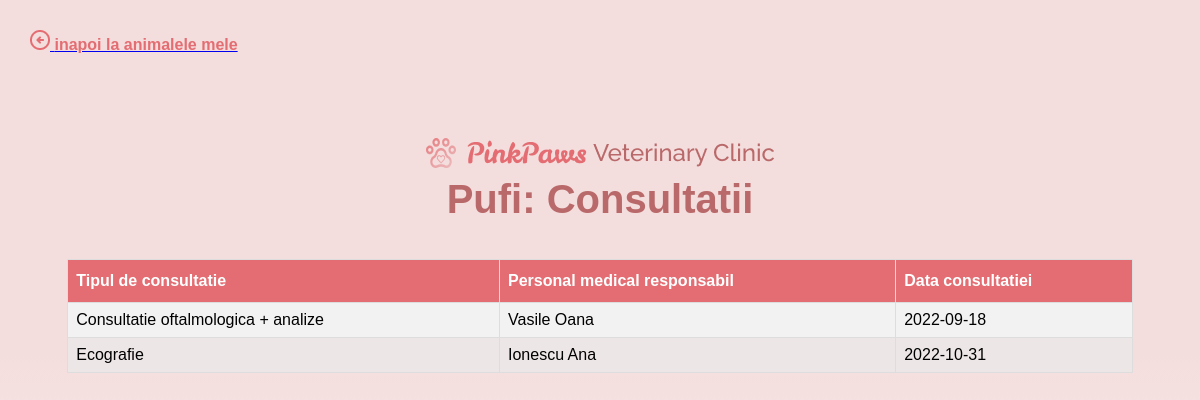
The page /Proiect_BD_Cabinet_Veterinar/consultatii.php?id_c=5 (signed in) on the database its author committed.
### tables this page shows
CREATE TABLE `pacienti` (
  `id_pacient` int(11) NOT NULL,
  `id_stapan` int(11) NOT NULL,
  `numep` varchar(50) NOT NULL,
  `specie` varchar(50) NOT NULL,
  `rasa` varchar(50) NOT NULL,
  `data_nasterii` date NOT NULL,
  `sex` char(1) NOT NULL,
  `greutate` float NOT NULL
);

CREATE TABLE `personal_medical` (
  `id_personal` int(11) NOT NULL,
  `id_specializare` int(11) NOT NULL,
  `grad_medical` varchar(50) NOT NULL,
  `nume` varchar(50) NOT NULL,
  `prenume` varchar(50) NOT NULL,
  `CNP` char(13) NOT NULL,
  `nr_telefon` varchar(20) NOT NULL,
  `e_mail` varchar(50) NOT NULL
);

CREATE TABLE `tip_consultatii` (
  `id_consultatie` int(11) NOT NULL,
  `id_personal` int(11) NOT NULL,
  `descriere` varchar(200) NOT NULL
);

CREATE TABLE `consultatii_pacienti` (
  `id_c_p` int(11) NOT NULL,
  `id_consultatie` int(11) NOT NULL,
  `id_pacient` int(11) NOT NULL,
  `data_consultatie` date NOT NULL
);

### Proiect_BD_Cabinet_Veterinar/consultatii.php (the view, shortened to what this page needs)
<?php
	include("connection.php");
	$query = "select * from PACIENTI where id_pacient = '$_GET[id_c]' limit 1";
	$result = mysqli_query($con, $query);
	$pacient = mysqli_fetch_assoc($result);
?>
<!DOCTYPE html>
<html>
<head>
<link rel="stylesheet" href="my_style.css">
</head>
<body class="bkg2">
<poz_sageata><a href="animale.php"><img src="img\sageata.png" alt="sageata"><text_inapoi_la> inapoi la animalele mele</text_inapoi_la></a></poz_sageata>
<br><br><br><br><br><br><br>
<center><img src="img\titlu1.png" alt="logo clinica"></center>
<center><titlu_homepage><?php echo $pacient['numep']?>: Consultatii</titlu_homepage></center>
<br><br>
<center><table id="customers">
        <thead>
			<tr>
				<th>Tipul de consultatie</th>
				<th>Personal medical responsabil</th>
				<th>Data consultatiei</th>
			</tr>
		</thead>
        <tbody>
            <?php
			$id = $pacient['id_pacient'];
			$sql1 = "SELECT descriere, P.nume, P.prenume, C.data_consultatie
					FROM personal_medical P inner join tip_consultatii T on P.id_personal = T.id_personal
								 inner join consultatii_pacienti C  on C.id_consultatie = T.id_consultatie
								 inner join Pacienti Pa on Pa.id_pacient = C.id_pacient
					WHERE Pa.id_pacient ='$id'";
			$result = $con->query($sql1);
			while($row = $result->fetch_assoc()) {
                echo "<tr>
                    <td>" . $row["descriere"] . "</td>
                    <td>" . $row["nume"] . " " . $row["prenume"] . "</td>
                    <td>" . $row["data_consultatie"] . "</td>
                </tr>";
			}
            ?>
        </tbody>
    </table></center>
<br><br><br><br><br><br><br><br><br><br><br><br><br><br><br><br><br><br><br><br><br><br>
</body>
</html>

### Proiect_BD_Cabinet_Veterinar/my_style.css (style rules this page uses)
#customers { font-family: Raleway, sans-serif; border-collapse: collapse; width: 90%; }
#customers td, #customers th { border: 1px solid #ddd; padding: 8px; }
#customers tr:nth-child(even) { background-color: #ede6e6; }
#customers tr:nth-child(odd) { background-color: #f2f2f2; }
#customers th { padding-top: 12px; padding-bottom: 12px; text-align: left; background-color: #E36D72; color: white; }
.bkg2 { background: linear-gradient(180deg, #F4DDDD 45.66%, #FFFFFF 100%); }
titlu_homepage { font-family: 'Raleway', sans-serif; font-style: normal; font-weight: 700; font-size: 40px; line-height: 47px; text-align: center; color: #B96969; }
text_inapoi_la { font-family: 'Raleway', sans-serif; font-style: normal; font-weight: 600; font-size: 16px; line-height: 19px; color: #E36D72; }
poz_sageata { position: absolute; left: 30px; top: 30px; }

### rows shown on the page
pacienti: numep "Pufi"
personal_medical: tip_consultatii.descriere "Consultatie oftalmologica + analize", nume "Vasile", prenume "Oana", consultatii_pacienti.data_consultatie "2022-09-18"
personal_medical: tip_consultatii.descriere "Ecografie", nume "Ionescu", prenume "Ana", consultatii_pacienti.data_consultatie "2022-10-31"
